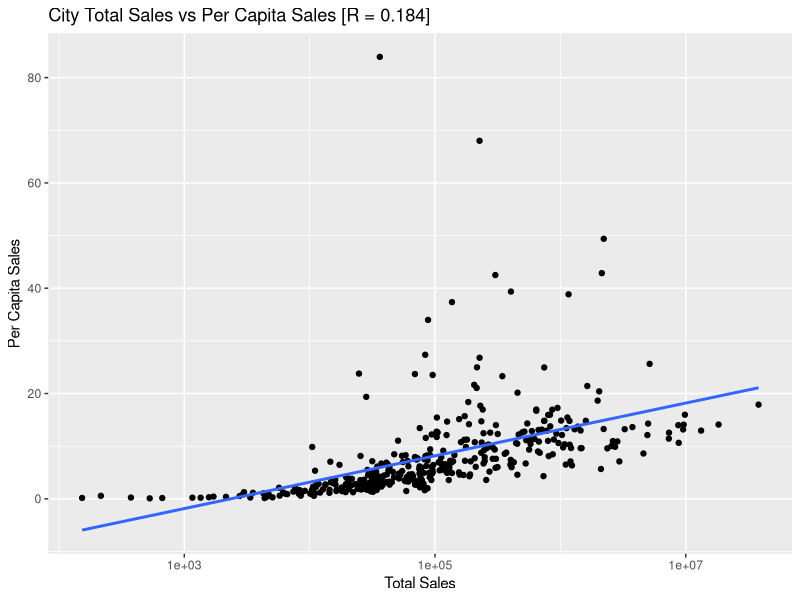
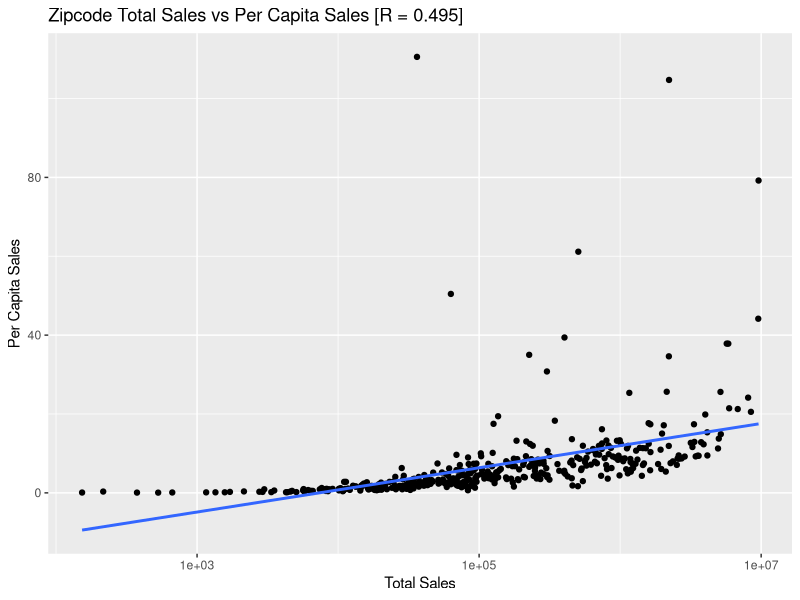
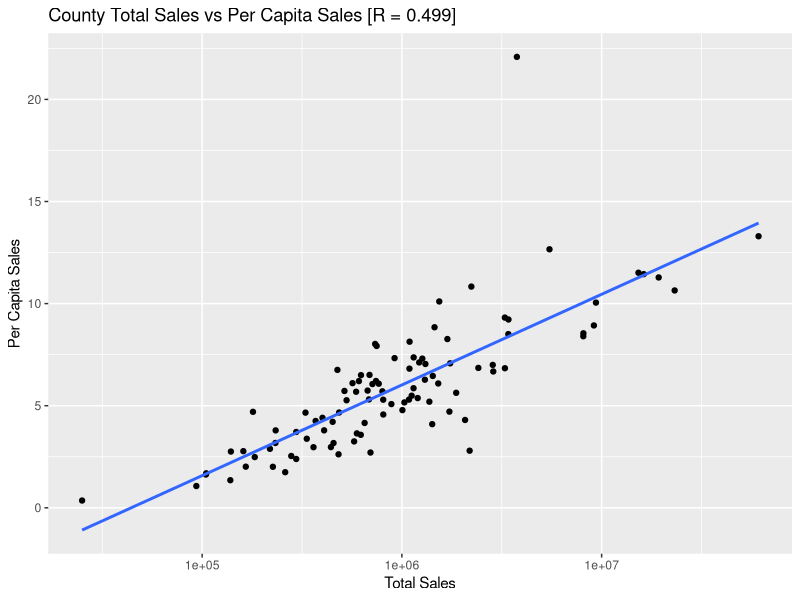
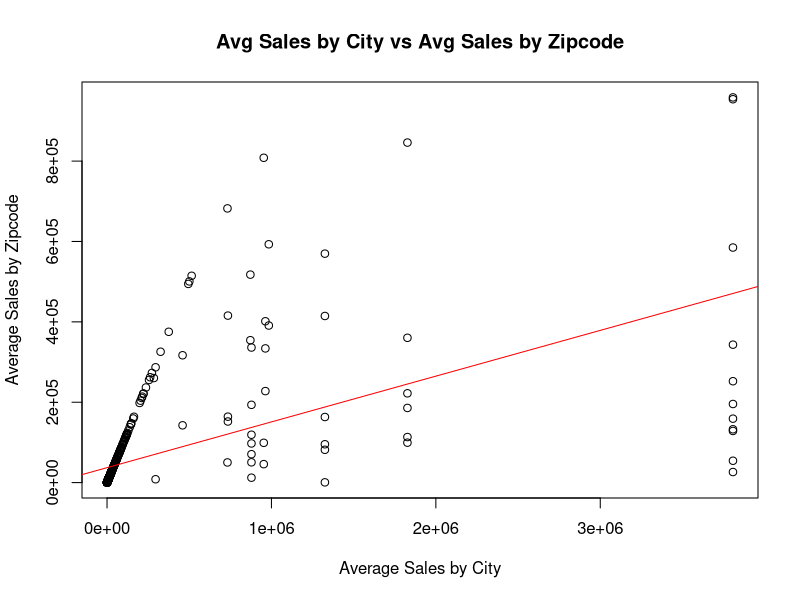
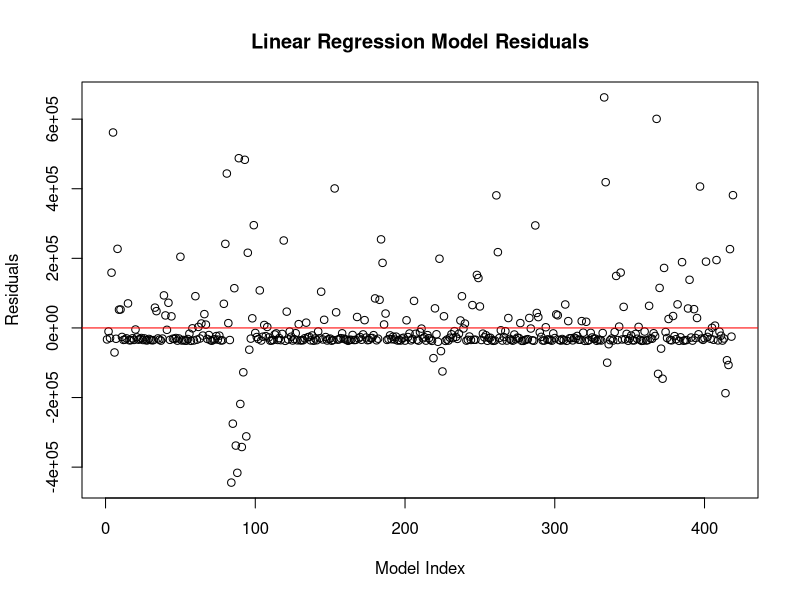
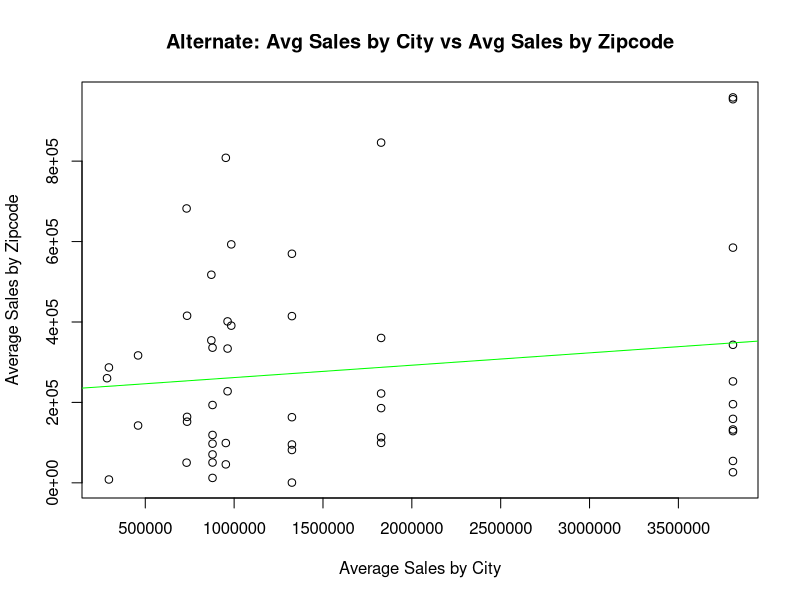
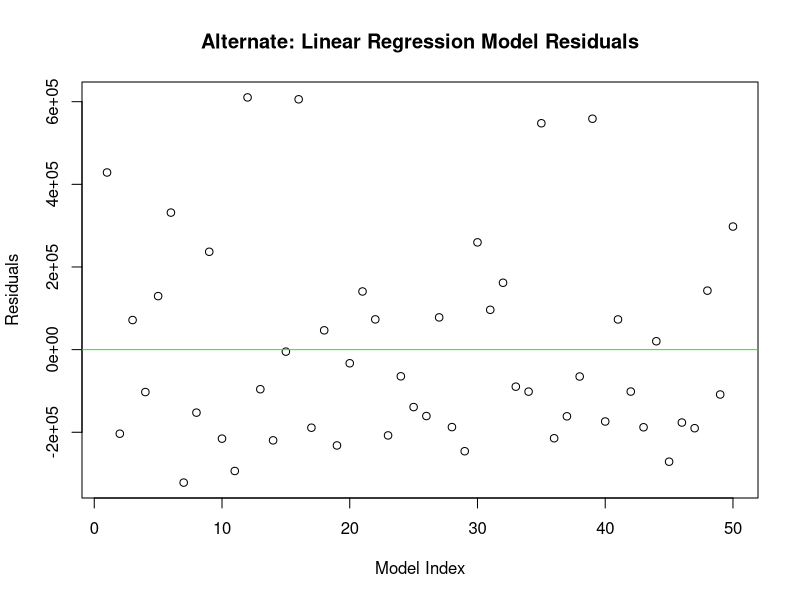
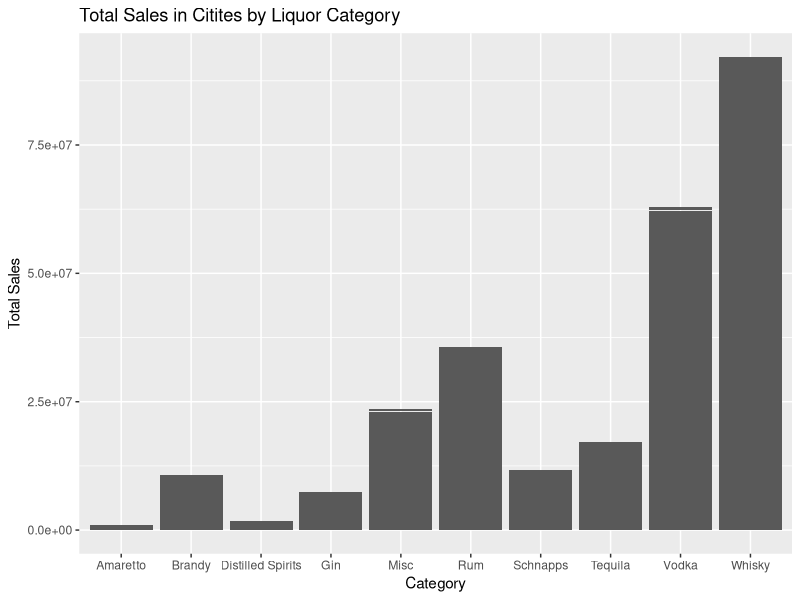

The R source for these figures, in order:
## ---- chunk 1
knitr::opts_chunk$set(echo = TRUE)
## ---- chunk 2
library(knitr) 
hook_output = knit_hooks$get('output')
knit_hooks$set(output = function(x, options) {
  if (!is.null(n <- options$linewidth)) {
    x = xfun::split_lines(x)
    if (any(nchar(x) >n)) x = strwrap(x, width = n)
    x = paste(x, collapse = '\n')
  }
  hook_output(x, options)
})
## ---- chunk 3
library(ggplot2)
## ---- chunk 4
sales_cities <- read.csv("project.sales.cities.csv")
sales_counties <- read.csv("project.sales.counties.csv")
sales_zipcodes <- read.csv("project.sales.zipcodes.csv")
acs_cities <- read.csv("project.acs.cities.csv")
acs_counties <- read.csv("project.acs.counties.csv")
acs_zipcodes <- read.csv("project.acs.zipcodes.csv")
## ---- chunk 5
colnames(acs_cities) <- c("city", "High School", "Bachelor", "Unemployment", "Income", "Population", "White Population", "Black Population", "Indian Population", "Asain Population", "Hawaiian Population", "Other Population", "Multi Population")
colnames(acs_counties) <- c("county", "High School", "Bachelor", "Unemployment", "Income", "Population", "White Population", "Black Population", "Indian Population", "Asain Population", "Hawaiian Population", "Other Population", "Multi Population")
colnames(acs_zipcodes) <- c("zipcode", "High School", "Bachelor", "Unemployment", "Income", "Population", "White Population", "Black Population", "Indian Population", "Asain Population", "Hawaiian Population", "Other Population", "Multi Population")
colnames(sales_cities) <- c("city", "Category", "Sales_Dollars", "Sales Volume")
colnames(sales_counties) <- c("county", "Category", "Sales_Dollars", "Sales_Volume")
colnames(sales_zipcodes) <- c("zipcode", "Category", "Sales_Dollars", "Sales_Volume")
## ---- chunk 6
city_data <- merge(sales_cities, acs_cities, by = "city")
county_data <- merge(sales_counties, acs_counties, by = "county")
zipcode_data <- merge(sales_zipcodes,acs_zipcodes, by= "zipcode")
## ---- chunk 7
city_data$Sales_Dollars <- as.numeric(city_data$Sales_Dollars)
city_data$Population <- as.numeric(city_data$Population)
county_data$Sales_Dollars <- as.numeric(county_data$Sales_Dollars)
county_data$Population <- as.numeric(county_data$Population)
zipcode_data$Sales_Dollars <- as.numeric(zipcode_data$Sales_Dollars)
zipcode_data$Population <- as.numeric(zipcode_data$Population)
## ---- chunk 8
total_city <- aggregate(Sales_Dollars ~ city, city_data, sum)
pop_city <- aggregate(Population ~ city, city_data, sum)
sale_info_city <- merge(total_city, pop_city, by = "city", all = TRUE)
sale_info_city$per_capita_sales <- with(sale_info_city, Sales_Dollars/Population)

total_zip <- aggregate(Sales_Dollars ~ zipcode, zipcode_data, sum)
pop_zip <- aggregate(Population ~ zipcode, zipcode_data, sum)
sale_info_zip <- merge(total_zip, pop_zip, by = "zipcode", all = TRUE)
sale_info_zip$per_capita_sales <- with(sale_info_zip, Sales_Dollars/Population)

total_county <- aggregate(Sales_Dollars ~ county, county_data, sum)
pop_county <- aggregate(Population ~ county, county_data, sum)
sale_info_county <- merge(total_county, pop_county, by = "county", all = TRUE)
sale_info_county$per_capita_sales <- with(sale_info_county, Sales_Dollars/Population)
## ---- chunk 9
r_sales_city <- cor(sale_info_city$Sales_Dollars, sale_info_city$per_capita_sales)
cat("Total Sales vs Per Capita Sales by CITY, R:", r_sales_city)
r_sales_zip <- cor(sale_info_zip$Sales_Dollars, sale_info_zip$per_capita_sales)
cat("Total Sales vs Per Capita Sales by ZIPCODE, R:", r_sales_zip)
r_sales_county <- cor(sale_info_county$Sales_Dollars, sale_info_county$per_capita_sales)
cat("Total Sales vs Per Capita Sales by COUNTY, R:", r_sales_county)
## ---- chunk 10
plot_citySales <- ggplot(sale_info_city, aes(x=Sales_Dollars, y=per_capita_sales)) +
  geom_point() +
  labs(title="City Total Sales vs Per Capita Sales [R = 0.184]",
       x="Total Sales",
       y="Per Capita Sales") +
  theme(legend.position="none") + 
  geom_smooth(method = lm, se=FALSE)
plot_citySales + scale_x_log10()

plot_zipSales <- ggplot(sale_info_zip, aes(x=Sales_Dollars, y=per_capita_sales)) +
  geom_point() +
  labs(title="Zipcode Total Sales vs Per Capita Sales [R = 0.495]",
       x="Total Sales",
       y="Per Capita Sales") +
  theme(legend.position="none") + 
  geom_smooth(method = lm, se=FALSE)
plot_zipSales + scale_x_log10()

plot_countySales <- ggplot(sale_info_county, aes(x=Sales_Dollars, y=per_capita_sales)) +
  geom_point() +
  labs(title="County Total Sales vs Per Capita Sales [R = 0.499]",
       x="Total Sales",
       y="Per Capita Sales") +
  theme(legend.position="none") + 
  geom_smooth(method = lm, se=FALSE)
plot_countySales + scale_x_log10()
## ---- chunk 11
r_city_SalesVsPop <- cor(city_data$Sales_Dollars, city_data$Population)
r_county_SalesVsPop <-cor(county_data$Sales_Dollars, county_data$Population)
r_zipcode_SalesVsPop <-cor(zipcode_data$Sales_Dollars, zipcode_data$Population)
## ---- chunk 12
zipcode_avg_sales <- aggregate(Sales_Dollars ~ zipcode, data = zipcode_data, mean)
colnames(zipcode_avg_sales)[2] <- "Sales_Dollars"
## ---- chunk 13
city_avg_sales <- aggregate(Sales_Dollars ~ city, data = city_data, mean)
## ---- chunk 14
# Like a good data scientist... we go find more data :)
# found this open source on GitHub vvvv
zip_to_city <- read.csv('iowa_zip_lookup.csv')
colnames(zip_to_city) <- c("zipcode", "city", "county")
# Merge zip & city info to avg sales in cities by city column
init_merge <- merge(zip_to_city, city_avg_sales, by="city", all=TRUE)
colnames(init_merge)[4] <- "city_avg_sales"
# Now merge with zipcode avg sales on the zipcode column
merged_data <- merge(init_merge, zipcode_avg_sales, by = "zipcode", all = TRUE)
colnames(merged_data)[5] <- "zipcode_avg_sales"
# remove all NA rows, bc project data doesn't account for all zipcodes where the
# zipcode-city-county data I imported does.
merged_data <- na.omit(merged_data)
## ---- chunk 15
r <- cor(merged_data$zipcode_avg_sales, merged_data$city_avg_sales)
cat("The correlation coefficient between avg sales in cities and zipcodes is:",
    r)

plot(merged_data$city_avg_sales, merged_data$zipcode_avg_sales,
     xlab = "Average Sales by City",
     ylab = "Average Sales by Zipcode",
     main = "Avg Sales by City vs Avg Sales by Zipcode")
model <- lm(zipcode_avg_sales~city_avg_sales, data=merged_data)
abline(model, col = "red") 

summary(model)
plot(model$residuals,
     xlab = "Model Index",
     ylab = "Residuals",
     main = "Linear Regression Model Residuals")
abline(h=0, col='red')
## ---- chunk 16
### Here's alternate approach, though maybe pointless
### Plot all points where avg sales are not equal
filtered_data <- subset(merged_data, merged_data$city_avg_sales!=merged_data$zipcode_avg_sales)
plot(filtered_data$city_avg_sales, 
     filtered_data$zipcode_avg_sales,
     xlab = "Average Sales by City",
     ylab = "Average Sales by Zipcode",
     main = "Alternate: Avg Sales by City vs Avg Sales by Zipcode")
model <- lm(zipcode_avg_sales~city_avg_sales, data=filtered_data)
abline(model, col = "green") 
summary(model)
plot(model$residuals,
     xlab = "Model Index",
     ylab = "Residuals",
     main = "Alternate: Linear Regression Model Residuals")
abline(h=0, col='green')
# NOTE: with our p-value increasing I am starting to believe we are getting a 
# more "legitimate" fit, but with R only equaling 0.2096 and our residuals 
# still appearing on a scale of hundreds of thousands, I conclude that we need
# a more comprehensive data set to see if there is a relation between avg sales
# per zip code and avg sales per corresponding city. 
## ---- chunk 17
# Histogram of total sales by category
ggplot(sales_cities, aes(x=Category, y=Sales_Dollars)) + 
  geom_bar(stat="identity") +
  labs(title="Total Sales in Citites by Liquor Category ",
       x="Category",
       y="Total Sales")


# Scatter plot of sales volume versus population
ggplot(city_data, aes(x = Population, y = Sales_Dollars)) +
  geom_point() +
  labs(title="Sales Volume vs Population",
       x = "Population",
       y = "Sales Volume")
## ---- chunk 18

# Calculate correlation coefficient between sales and population for each category
whisky_r <- cor(city_data$Sales_Dollars[city_data$Category == "Whisky"], city_data$Population[city_data$Category == "Whisky"])
cat("Population Size vs Total Sales, WHISKY, R:", whisky_r)

vodka_r <- cor(city_data$Sales_Dollars[city_data$Category == "Vodka"], city_data$Population[city_data$Category == "Vodka"])
cat("Population Size vs Total Sales, VODKA, R:", vodka_r)

rum_r <- cor(city_data$Sales_Dollars[city_data$Category == "Rum"], city_data$Population[city_data$Category == "Rum"])
cat("Population Size vs Total Sales, RUM, R:", rum_r)

gin_r <- cor(city_data$Sales_Dollars[city_data$Category == "Gin"], city_data$Population[city_data$Category == "Gin"])
cat("Population Size vs Total Sales, GIN, R:", gin_r)

tequila_r <- cor(city_data$Sales_Dollars[city_data$Category == "Tequila"], city_data$Population[city_data$Category == "Tequila"])
cat("Population Size vs Total Sales, TEQUILA, R:", tequila_r)

brandy_r <- cor(city_data$Sales_Dollars[city_data$Category == "Brandy"], city_data$Population[city_data$Category == "Brandy"])
cat("Population Size vs Total Sales, BRANDY, R:", brandy_r)
## ---- chunk 19
dat_wh <- subset(city_data, city_data$Category == "Whisky", select=c(city, Category, Sales_Dollars))
dat_wh <- merge(dat_wh, zip_to_city, by="city", all = T)
colnames(dat_wh) <- c("city", "category", "city_sales", "zipcode", "county")
dat_wh <- merge(zipcode_data, dat_wh, by="zipcode", all = T)
dat_wh <- subset(dat_wh, dat_wh$Category == "Whisky", select=c(zipcode, Category, Sales_Dollars, city, category, city_sales))
dat_wh <- na.omit(dat_wh)

# I could go in and rename these again but just know...
# Sales_dollars is the avg zip sales and city_sales is avg city sales
dat_wh_r <- cor(dat_wh$Sales_Dollars, dat_wh$city_sales)
cat("Correlation of avg Whisky sales between cities and zipcodes is:", dat_wh_r)

######## Amaretto ############################################################
dat_am <- subset(city_data, city_data$Category == "Amaretto", select=c(city, Category, Sales_Dollars))
dat_am <- merge(dat_am, zip_to_city, by="city", all = T)
colnames(dat_am) <- c("city", "category", "city_sales", "zipcode", "county")
dat_am <- merge(zipcode_data, dat_am, by="zipcode", all = T)
dat_am <- subset(dat_am, dat_am$Category == "Amaretto", select=c(zipcode, Category, Sales_Dollars, city, category, city_sales))
dat_am <- na.omit(dat_am)

dat_am_r <- cor(dat_am$Sales_Dollars, dat_am$city_sales)
cat("Correlation of avg Amaretto sales between cities and zipcodes is:", dat_am_r)

######## Brandy ###############################################################
dat_br <- subset(city_data, city_data$Category == "Brandy", select=c(city, Category, Sales_Dollars))
dat_br <- merge(dat_br, zip_to_city, by="city", all = T)
colnames(dat_br) <- c("city", "category", "city_sales", "zipcode", "county")
dat_br <- merge(zipcode_data, dat_br, by="zipcode", all = T)
dat_br <- subset(dat_br, dat_br$Category == "Brandy", select=c(zipcode, Category, Sales_Dollars, city, category, city_sales))
dat_br <- na.omit(dat_br)

dat_br_r <- cor(dat_br$Sales_Dollars, dat_br$city_sales)
cat("Correlation of avg Brandy sales between cities and zipcodes is:", dat_br_r)

######## Distilled Spirits ####################################################
dat_ds <- subset(city_data, city_data$Category == "Distilled Spirits", select=c(city, Category, Sales_Dollars))
dat_ds <- merge(dat_ds, zip_to_city, by="city", all = T)
colnames(dat_ds) <- c("city", "category", "city_sales", "zipcode", "county")
dat_ds <- merge(zipcode_data, dat_ds, by="zipcode", all = T)
dat_ds <- subset(dat_ds, dat_ds$Category == "Distilled Spirits", select=c(zipcode, Category, Sales_Dollars, city, category, city_sales))
dat_ds <- na.omit(dat_ds)

dat_ds_r <- cor(dat_ds$Sales_Dollars, dat_ds$city_sales)
cat("Correlation of avg Distilled Spirits sales between cities and zipcodes is:", dat_ds_r)

######## Gin ##################################################################
dat_g <- subset(city_data, city_data$Category == "Gin", select=c(city, Category, Sales_Dollars))
dat_g <- merge(dat_g, zip_to_city, by="city", all = T)
colnames(dat_g) <- c("city", "category", "city_sales", "zipcode", "county")
dat_g <- merge(zipcode_data, dat_g, by="zipcode", all = T)
dat_g <- subset(dat_g, dat_g$Category == "Gin", select=c(zipcode, Category, Sales_Dollars, city, category, city_sales))
dat_g <- na.omit(dat_g)

dat_g_r <- cor(dat_g$Sales_Dollars, dat_g$city_sales)
cat("Correlation of avg Gin sales between cities and zipcodes is:", dat_g_r)

######## Misc #################################################################
dat_mc <- subset(city_data, city_data$Category == "Misc", select=c(city, Category, Sales_Dollars))
dat_mc <- merge(dat_mc, zip_to_city, by="city", all = T)
colnames(dat_mc) <- c("city", "category", "city_sales", "zipcode", "county")
dat_mc <- merge(zipcode_data, dat_mc, by="zipcode", all = T)
dat_mc <- subset(dat_mc, dat_mc$Category == "Misc", select=c(zipcode, Category, Sales_Dollars, city, category, city_sales))
dat_mc <- na.omit(dat_mc)

dat_mc_r <- cor(dat_mc$Sales_Dollars, dat_mc$city_sales)
cat("Correlation of avg Misc sales between cities and zipcodes is:", dat_mc_r)

######## Rum ##################################################################
dat_ru <- subset(city_data, city_data$Category == "Rum", select=c(city, Category, Sales_Dollars))
dat_ru <- merge(dat_ru, zip_to_city, by="city", all = T)
colnames(dat_ru) <- c("city", "category", "city_sales", "zipcode", "county")
dat_ru <- merge(zipcode_data, dat_ru, by="zipcode", all = T)
dat_ru <- subset(dat_ru, dat_ru$Category == "Rum", select=c(zipcode, Category, Sales_Dollars, city, category, city_sales))
dat_ru <- na.omit(dat_ru)

dat_ru_r <- cor(dat_ru$Sales_Dollars, dat_ru$city_sales)
cat("Correlation of avg Rum sales between cities and zipcodes is:", dat_ru_r)

######## Schnapps #############################################################
dat_sc <- subset(city_data, city_data$Category == "Schnapps", select=c(city, Category, Sales_Dollars))
dat_sc <- merge(dat_sc, zip_to_city, by="city", all = T)
colnames(dat_sc) <- c("city", "category", "city_sales", "zipcode", "county")
dat_sc <- merge(zipcode_data, dat_sc, by="zipcode", all = T)
dat_sc <- subset(dat_sc, dat_sc$Category == "Schnapps", select=c(zipcode, Category, Sales_Dollars, city, category, city_sales))
dat_sc <- na.omit(dat_sc)

dat_sc_r <- cor(dat_sc$Sales_Dollars, dat_sc$city_sales)
cat("Correlation of avg Schnapps sales between cities and zipcodes is:", dat_sc_r)

######## Tequila #############################################################
dat_tq <- subset(city_data, city_data$Category == "Tequila", select=c(city, Category, Sales_Dollars))
dat_tq <- merge(dat_tq, zip_to_city, by="city", all = T)
colnames(dat_tq) <- c("city", "category", "city_sales", "zipcode", "county")
dat_tq <- merge(zipcode_data, dat_tq, by="zipcode", all = T)
dat_tq <- subset(dat_tq, dat_tq$Category == "Tequila", select=c(zipcode, Category, Sales_Dollars, city, category, city_sales))
dat_tq <- na.omit(dat_tq)

dat_tq_r <- cor(dat_tq$Sales_Dollars, dat_tq$city_sales)
cat("Correlation of avg Tequila sales between cities and zipcodes is:", dat_tq_r)

######## Vodka ############################################################
dat_vk <- subset(city_data, city_data$Category == "Vodka", select=c(city, Category, Sales_Dollars))
dat_vk <- merge(dat_vk, zip_to_city, by="city", all = T)
colnames(dat_vk) <- c("city", "category", "city_sales", "zipcode", "county")
dat_vk <- merge(zipcode_data, dat_vk, by="zipcode", all = T)
dat_vk <- subset(dat_vk, dat_vk$Category == "Vodka", select=c(zipcode, Category, Sales_Dollars, city, category, city_sales))
dat_vk <- na.omit(dat_vk)

dat_vk_r <- cor(dat_vk$Sales_Dollars, dat_vk$city_sales)
cat("Correlation of avg Vodka sales between cities and zipcodes is:", dat_vk_r)
#####
## ---- chunk 20
# Plot a couple to see what they look like

# Vodka
ggplot(dat_vk, aes(x=Sales_Dollars, y=city_sales)) +
  geom_point() +
  labs(title="Vodka avg City Sales vs avg Zipcode Sales",
       x="avg Zipcode Sales",
       y="avg City Sales") +
  geom_smooth(method = lm, se=FALSE)

# Whiskey
ggplot(dat_wh, aes(x=Sales_Dollars, y=city_sales)) +
  geom_point() +
  labs(title="Whisky avg City Sales vs avg Zipcode Sales",
       x="avg Zipcode Sales",
       y="avg City Sales") +
  geom_smooth(method = lm, se=FALSE)

# Brandy
ggplot(dat_br, aes(x=Sales_Dollars, y=city_sales)) +
  geom_point() +
  labs(title="Brandy avg City Sales vs avg Zipcode Sales",
       x="avg Zipcode Sales",
       y="avg City Sales") +
  geom_smooth(method = lm, se=FALSE)

# Gin
ggplot(dat_g, aes(x=Sales_Dollars, y=city_sales)) +
  geom_point() +
  labs(title="Gin avg City Sales vs avg Zipcode Sales",
       x="avg Zipcode Sales",
       y="avg City Sales") +
  geom_smooth(method = lm, se=FALSE)
